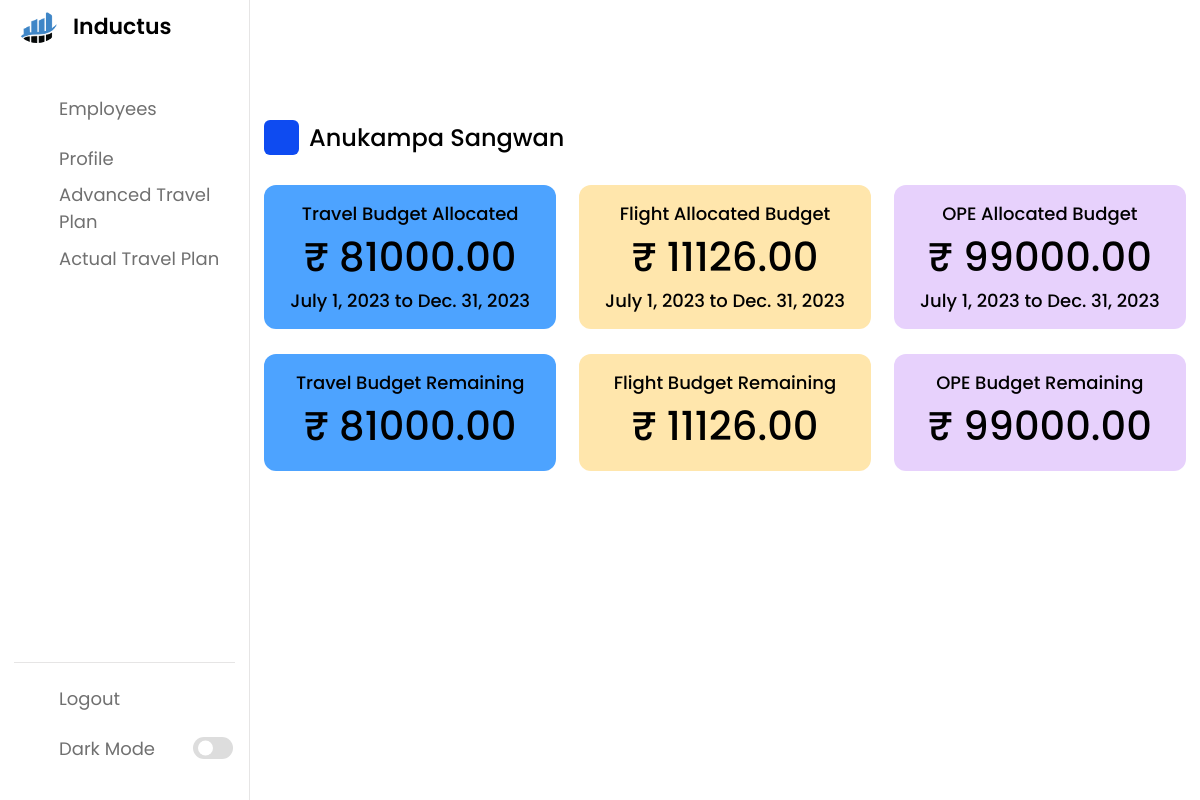
/employee/f95f953b-65c9-4a14-8dfb-2c62f505cfc4/ (signed in), run on the app's committed database.
### base/models.py (models this page shows, shortened)
class Employee(models.Model):
    uuid = models.UUIDField(default = uuid.uuid4,primary_key=True,editable=False)
    Emp_name = models.CharField(max_length=30)
    email = models.EmailField(max_length=50)
    contract_no = models.CharField(unique=True,max_length=15,)
    contract_start_date = models.DateField()
    contract_end_date = models.DateField()
    phone_number = models.CharField(unique=True,max_length=10)
    state = models.CharField(max_length=30)
    duty_station = models.CharField(max_length=40)
    class Meta:
        verbose_name = "Employee"

class TravelBudget(models.Model):
    uuid = models.UUIDField(default = uuid.uuid4,primary_key=True,editable=False)
    employee = models.ForeignKey(Employee,on_delete=models.CASCADE, null = True)
    allocated_budget = models.DecimalField(decimal_places=2,default = 0,max_digits = 10)
    from_date = models.DateField(null = True)
    to_date = models.DateField(null = True)
    remaining_budget = models.DecimalField(decimal_places=2,default = 0,max_digits = 10)
    class Meta:
        verbose_name = "Travel Budget"

class FlightBudget(models.Model):
    uuid = models.UUIDField(default = uuid.uuid4,primary_key=True,editable=False)
    employee = models.ForeignKey(Employee,on_delete=models.CASCADE, null = True)
    allocated_budget = models.DecimalField(decimal_places=2,default = 0,max_digits = 10)
    from_date = models.DateField(null = True)
    to_date = models.DateField(null = True)
    remaining_budget = models.DecimalField(decimal_places=2,default = 0,max_digits = 10)
    class Meta:
        verbose_name = "Flight Budget"

class OPEBudget(models.Model):
    uuid = models.UUIDField(default = uuid.uuid4,primary_key=True,editable=False)
    employee = models.ForeignKey(Employee,on_delete=models.CASCADE, null = True)
    allocated_budget = models.DecimalField(decimal_places=2,default = 0,max_digits = 10)
    from_date = models.DateField(null = True)
    to_date = models.DateField(null = True)
    remaining_budget = models.DecimalField(decimal_places=2,default = 0,max_digits = 10)
    class Meta:
        verbose_name = "OPE Budget"

### base/views.py (the view)
# urls.py: path('employee/<str:pk>/',EmployeeProfileView,name = "employee"),
@login_required(login_url='login')
def EmployeeProfileView(request, pk):
    try:
        employee = Employee.objects.get(uuid=pk)
        flight_budget, _ = FlightBudget.objects.get_or_create(employee=employee)
        travel_budget, _ = TravelBudget.objects.get_or_create(employee=employee)
        ope_budget, _ = OPEBudget.objects.get_or_create(employee=employee)
        remaining_budget_flight = float(flight_budget.allocated_budget) * 0.2
        remaining_budget_travel = float(travel_budget.allocated_budget) * 0.2
        remaining_budget_ope = float(ope_budget.allocated_budget) * 0.2
    except Employee.DoesNotExist:
        employee = None
        remaining_budget_flight = 0
        remaining_budget_travel = 0
        remaining_budget_ope = 0
    context = {
        'employee': employee,
        'flight_budget': flight_budget,
        'travel_budget': travel_budget,
        'ope_budget': ope_budget,
        'remaining_budget_flight': remaining_budget_flight,
        'remaining_budget_travel': remaining_budget_travel,
        'remaining_budget_ope': remaining_budget_ope,
    }
    return render(request, "profile.html", context)

### base/templates/profile.html (shortened to what this page needs)
{% load static %}
<!DOCTYPE html>
<html lang="en">
<head>
    <link rel="stylesheet" href="{% static 'style.css' %}">
    <link rel="stylesheet" href="https://unicons.iconscout.com/release/v4.0.0/css/line.css">
</head>
<body>
    <nav>
        <div class="logo-name">
            <div class="logo-image">
                <img src="{% static 'img/logo.png' %}" alt="">
            </div>
            <span class="logo_name">Inductus</span>
        </div>
        <div class="menu-items">
            <ul class="nav-links">
                <li><a href="{% url 'employees' %}">
                        <i class="uil uil-bookmark"></i>
                        <span class="link-name">Employees</span>
                    </a></li>
                <li><a href="" target="_self">
                        <i class="uil uil-files-landscapes"></i>
                        <span class="link-name">Profile</span>
                    </a></li>
                <li><a href="{% url 'atp' employee.uuid %}">
                        <i class="uil uil-plane"></i>
                        <span class="link-name">Advanced Travel Plan</span>
                    </a></li>
                <li><a href="{%  url 'tp' employee.uuid %}">
                        <i class="uil uil-plane-fly"></i>
                        <span class="link-name">Actual Travel Plan</span>
                    </a></li>
            </ul>
            <ul class="logout-mode">
                <li><a href="{% url 'logout' %}">
                        <i class="uil uil-signout"></i>
                        <span class="link-name">Logout</span>
                    </a></li>
                <li class="mode">
                    <a href="#">
                        <i class="uil uil-moon"></i>
                        <span class="link-name">Dark Mode</span>
                    </a>
                    <div class="mode-toggle">
                        <span class="switch" style="color: black;"></span>
                    </div>
                </li>
            </ul>
        </div>
    </nav>
    <section class="dashboard">
        <div class="top">
        </div>
        <div class="dash-content">
            <div class="overview">
                <div class="activity">
                    <div class="title">
                        <i class="uil uil-tachometer-fast-alt"></i>
                        <span class="text">{{employee.Emp_name}}</span>
                    </div>
                    <div class="boxes">
                        <div class="box box1">
                            <span class="text">Travel Budget Allocated</span>
                            {% if travel_budget == 0 %}
                            <span class="number">₹ 0</span>
                            {% else %}
                            <span class="number">₹ {{travel_budget.allocated_budget}}</span>
                            <span class="text">{{travel_budget.from_date}} to {{travel_budget.to_date}}</span>
                            {% endif %}
                        </div>
                        <div class="box box2">
                            <span class="text">Flight Allocated Budget</span>
                            {% if flight_budget == 0 %}
                            <span class="number">₹ 0</span>
                            {% else %}
                            <span class="number">₹ {{flight_budget.allocated_budget}}</span>
                            <span class="text">{{flight_budget.from_date}} to {{flight_budget.to_date}}</span>
                            {% endif %}
                        </div>
                        <div class="box box3">
                            <span class="text">OPE Allocated Budget</span>
                            {% if ope_budget == 0 %}
                            <span class="number">₹ 0</span>
                            {% else %}
                            <span class="number">₹ {{ope_budget.allocated_budget}}</span>
                            <span class="text">{{ope_budget.from_date}} to {{ope_budget.to_date}}</span>
                            {% endif %}
                        </div>
                    </div>
                    <br>
                    <div class="boxes">
                        {% if travel_budget.remaining_budget <= remaining_budget_travel %} <div class="box box1"
                            style="background-color: red;">
                            <i class="uil uil-money-bill"></i>
                            <span class="text">Travel Budget Remaining</span>
                            {% if travel_budget == 0 %}
                            <span class="number">₹ 0</span>
                            {% else %}
                            <span class="number">₹ {{travel_budget.remaining_budget}}</span>
                            {% endif %}
                    </div>
                    {% else %}
                    <div class="box box1">
                        <span class="text">Travel Budget Remaining </span>
                        {% if travel_budget == 0 %}
                        <span class="number">₹ 0</span>
                        {% else %}
                        <span class="number">₹ {{travel_budget.remaining_budget}}</span>
                        {% endif %}
                    </div>
                    {% endif %}
                    {% if flight_budget.remaining_budget <= remaining_budget_flight %} <div class="box box2"
                        style="background-color: red;">
                        <i class="uil uil-money-bill"></i>
                        <span class="text">Flight Budget Remaining </span>
                        {% if flight_budget == 0 %}
                        <span class="number">₹ 0</span>
                        {% else %}
                        <span class="number">₹ {{flight_budget.remaining_budget}}</span>
                        {% endif %}
                </div>
                {% else %}
                <div class="box box2">
                    <span class="text">Flight Budget Remaining </span>
                    {% if flight_budget == 0 %}
                    <span class="number">₹ 0</span>
                    {% else %}
                    <span class="number">₹ {{flight_budget.remaining_budget}}</span>
                    {% endif %}
                </div>
                {% endif %}
                {% if ope_budget.remaining_budget <= remaining_budget_ope %} <div class="box box3"
                    style="background-color: red;">
                    <i class="uil uil-money-bill"></i>
                    <span class="text">OPE Budget Remaining</span>
                    {% if ope_budget == 0 %}
                    <span class="number">₹ 0</span>
                    {% else %}
                    <span class="number">₹ {{ope_budget.remaining_budget}}</span>
                    {% endif %}
            </div>
            {% else %}
            <div class="box box3">
                <span class="text">OPE Budget Remaining</span>
                {% if ope_budget == 0 %}
                <span class="number">₹ 0</span>
                {% else %}
                <span class="number">₹ {{ope_budget.remaining_budget}}</span>
                {% endif %}
            </div>
            {% endif %}
        </div>
        </div>
        </div>
        </div>
    </section>
</body>
</html>

### static/style.css (style rules this page uses)
* { margin: 0; padding: 0; box-sizing: border-box; font-family: 'Poppins', sans-serif; }
:root { --primary-color: #0E4BF1; --panel-color: #FFF; --text-color: #000; --black-light-color: #707070; --border-color: #e6e5e5; --toggle-color: #DDD; --box1-color: #4DA3FF; --box2-color: #FFE6AC; --box3-color: #E7D1FC; --title-icon-color: #fff; --tran-05: all 0.5s ease; --tran-03: all 0.3s ease; --tran-03: all 0.2s ease; }
body { min-height: 100vh; background-color: var(--primary-color); }
nav { position: fixed; top: 0; left: 0; height: 100%; width: 250px; padding: 10px 14px; background-color: var(--panel-color); border-right: 1px solid var(--border-color); transition: var(--tran-05); }
nav .logo-name { display: flex; align-items: center; }
nav .logo-image { display: flex; justify-content: center; min-width: 45px; }
nav .logo-image img { width: 40px; object-fit: cover; border-radius: 50%; }
nav .logo-name .logo_name { font-size: 22px; font-weight: 600; color: var(--text-color); margin-left: 14px; transition: var(--tran-05); }
nav .menu-items { margin-top: 40px; height: calc(100% - 90px); display: flex; flex-direction: column; justify-content: space-between; }
.menu-items li { list-style: none; }
.menu-items li a { display: flex; align-items: center; height: 50px; text-decoration: none; position: relative; }
.menu-items li a i { font-size: 24px; min-width: 45px; height: 100%; display: flex; align-items: center; justify-content: center; color: var(--black-light-color); }
.menu-items li a .link-name { font-size: 18px; font-weight: 400; color: var(--black-light-color); transition: var(--tran-05); }
.menu-items .logout-mode { padding-top: 10px; border-top: 1px solid var(--border-color); }
.menu-items .mode { display: flex; align-items: center; white-space: nowrap; }
.menu-items .mode-toggle { position: absolute; right: 14px; height: 50px; min-width: 45px; display: flex; align-items: center; justify-content: center; cursor: pointer; }
.mode-toggle .switch { position: relative; display: inline-block; height: 22px; width: 40px; border-radius: 25px; background-color: var(--toggle-color); }
.switch:before { content: ""; position: absolute; left: 5px; top: 50%; transform: translateY(-50%); height: 15px; width: 15px; background-color: var(--panel-color); border-radius: 50%; transition: var(--tran-03); }
.dashboard { position: relative; left: 250px; background-color: var(--panel-color); min-height: 100vh; width: calc(100% - 250px); padding: 10px 14px; transition: var(--tran-05); }
.dashboard .top { position: fixed; top: 0; left: 250px; display: flex; width: calc(100% - 250px); justify-content: space-between; align-items: center; padding: 10px 14px; background-color: var(--panel-color); transition: var(--tran-05); z-index: 10; }
.dashboard .dash-content { padding-top: 50px; }
.dash-content .title { display: flex; align-items: center; margin: 60px 0 30px 0; }
.dash-content .title i { position: relative; height: 35px; width: 35px; background-color: var(--primary-color); border-radius: 6px; color: var(--title-icon-color); display: flex; align-items: center; justify-content: center; font-size: 24px; }
.dash-content .title .text { font-size: 24px; font-weight: 500; color: var(--text-color); margin-left: 10px; }
.dash-content .boxes { display: flex; align-items: center; justify-content: space-between; flex-wrap: wrap; }
.dash-content .boxes .box { display: flex; flex-direction: column; align-items: center; border-radius: 12px; width: calc(100% / 3 - 15px); padding: 15px 20px; background-color: var(--box1-color); transition: var(--tran-05); }
.boxes .box .text { white-space: nowrap; font-size: 18px; font-weight: 500; color: var(--box-text-color); }
.boxes .box .number { font-size: 40px; font-weight: 500; color: var(--box-text-color); }
.boxes .box.box2 { background-color: var(--box2-color); }
.boxes .box.box3 { background-color: var(--box3-color); }

### data on the page
Employee: Emp_name "Anukampa Sangwan"
TravelBudget: allocated_budget "81000.00", from_date "July 1, 2023", to_date "Dec. 31, 2023", remaining_budget "81000.00"
FlightBudget: allocated_budget "11126.00", from_date "July 1, 2023", to_date "Dec. 31, 2023", remaining_budget "11126.00"
OPEBudget: allocated_budget "99000.00", from_date "July 1, 2023", to_date "Dec. 31, 2023", remaining_budget "99000.00"
